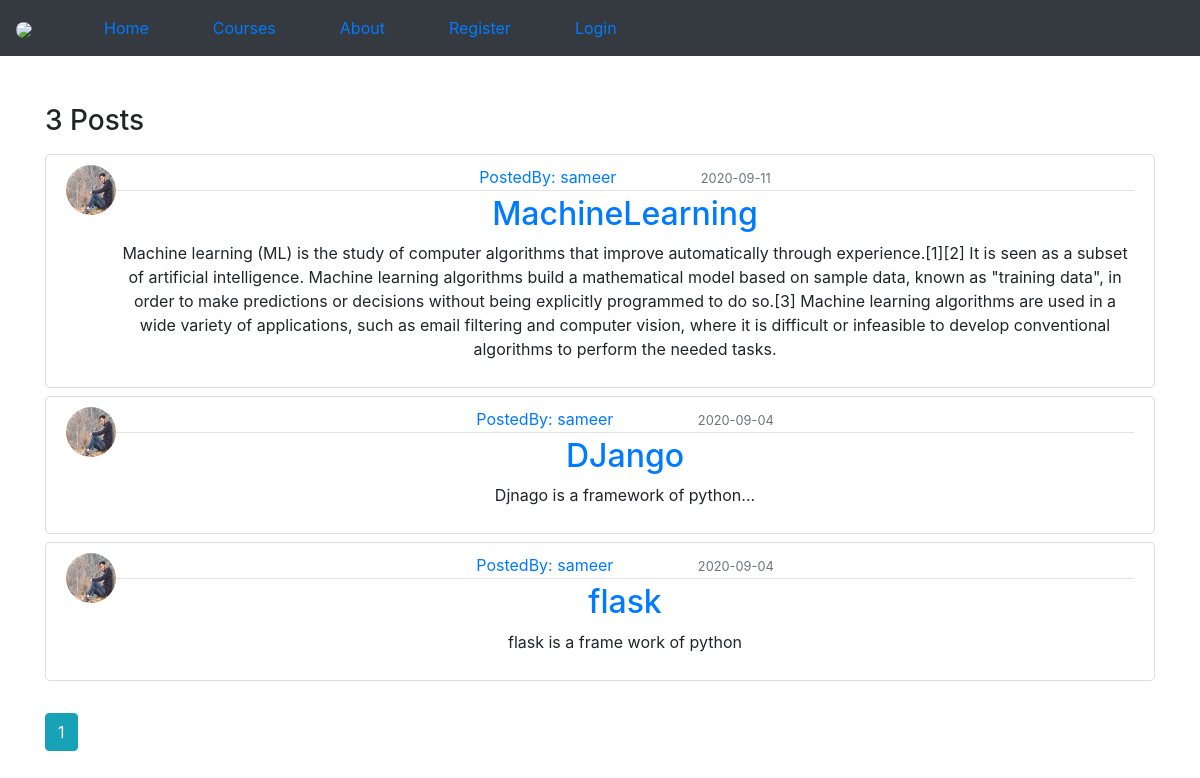
The page /user_posts/sameer on the database its author committed.
### Main/models.py (models this page shows, shortened)
class Post(db.Model):
	__searchable__ = ['title']
	id = db.Column(db.Integer,primary_key=True)
	title = db.Column(db.String(120),nullable=False)
	content = db.Column(db.Text,nullable=False)
	date_posted = db.Column(db.DateTime,nullable=False,default=datetime.utcnow)
	user_id = db.Column(db.Integer,db.ForeignKey('user.id'),nullable=False)

class User(db.Model,UserMixin):
	id = db.Column(db.Integer,primary_key=True)
	username = db.Column(db.String(20),unique=True, nullable= False)
	email = db.Column(db.String(120),unique=True,nullable=False)
	image_file = db.Column(db.String(20),nullable=False,default= 'default.jpg')
	password = db.Column(db.String(30),nullable=False)
	posts = db.relationship('Post',backref='author',lazy=True)

### Main/users/routes.py (the view)
@users.route('/user_posts/<string:username>')
def user_posts(username):
	page = request.args.get('Page',1,type=int)
	user = User.query.filter_by(username=username).first_or_404()
	posts = Post.query.filter_by(author=user)\
	.order_by(Post.date_posted.desc())\
	.paginate(page=page,per_page=3)
	return render_template('user_posts.html',posts=posts,user=user)

### Main/templates/user_posts.html
{%extends "layout.html"%}
{%block content%}
	<h3 class="mb-3" style="font: Abyssinica SIL">{{posts.total}} Posts</h3>
	{%for post in posts.items%}
		<article class="media content-section mb-2">
			<img class="rounded-circle article-img" src="{{url_for('static',filename='Profile-pics/'+post.author.image_file)}}">
			<div class="media-body">
				<div class="article-metadata">
					<a href="{{url_for('users.user_posts',username=post.author.username)}}">PostedBy: {{post.author.username}}</a>
					<small class="text-muted">{{post.date_posted.strftime('%Y-%m-%d') }}</small>
				</div>
				<h2><a href="{{url_for('posts.post',post_id=post.id)}}" class="article-title">{{post.title}}</a></h2>
				<p class="article-content">{{post.content}}</p>
			</div>
		</article>
	{%endfor%}
	{%for page_num in posts.iter_pages(left_edge=1,right_edge=1,left_current=1,right_current=1)%}
		{%if page_num%}
			{%if posts.page == page_num%}
				<a class="btn btn-info mt-4" href="{{url_for('users.user_posts',username=user.username,page=page_num)}}">{{page_num}}</a>
			{%else%}
					<a class="btn btn-info mt-4" href="{{url_for('users.user_posts',username=user.username,page=page_num)}}">{{page_num}}</a>
			{%endif%}
		{%else%}
			...
		{%endif%}
	{%endfor%}
{%endblock content%}

### Main/static/main.css (style rules this page uses)
body { font-family: 'Lato', sans-serif; }
.content-section { text-align: center; background-color: #ffff; padding: 10px 20px; border: 1px solid #dddddd; border-radius: 5px; }
.article-img { height: 50px; width: 50px; }
.article-metadata { padding-bottom: 1px; margin-bottom: 4px; border-bottom: 1px solid #e3e3e3 }
.media { text-align: center; }
.article-content { white-space: pre-line; }
.text-muted { margin-left: 5rem; }

### rows shown on the page
Post: image_file (picture), author.username "sameer", date_posted "2020-09-11", title "MachineLearning", content "Machine learning (ML) is the study of computer algorithms that improve automatically through experience.[1][2] It is seen as a subset of artificial intelligence. Machine learning algorithms build a mathematical model based on sample data, known as \"training data\", in order to make predictions or decisions without being explicitly programmed to do so.[3] Machine learning algorithms are used in a wide variety of applications, such as email filtering and computer vision, where it is difficult or infeasible to develop conventional algorithms to perform the needed tasks."
Post: image_file (picture), author.username "sameer", date_posted "2020-09-04", title "DJango", content "Djnago is a framework of python..."
Post: image_file (picture), author.username "sameer", date_posted "2020-09-04", title "flask", content "flask is a frame work of python"

### other values the page prints
{{ posts.total }} "3"
{{ page_num }} "1"
